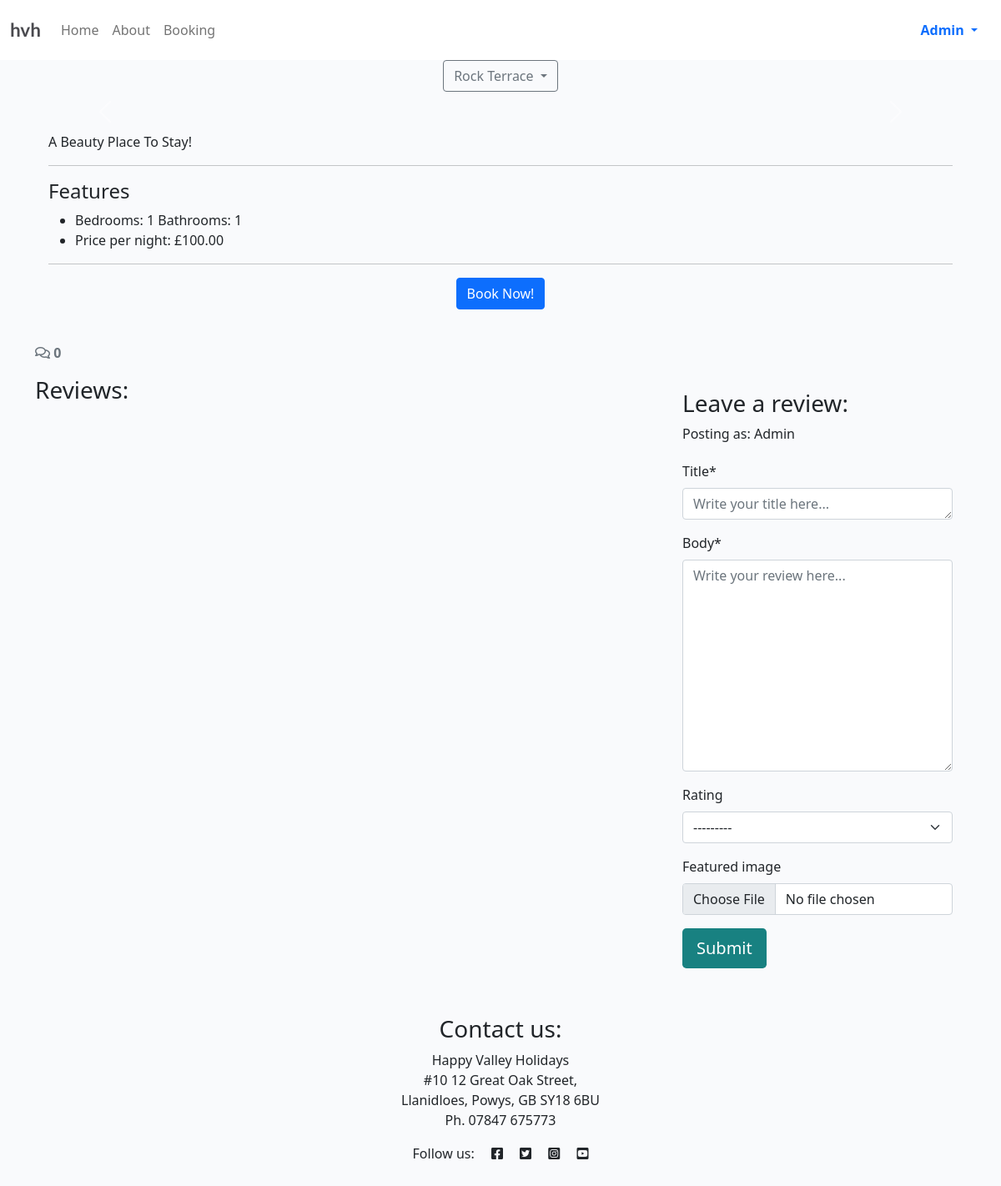
Screenshot of /rock-terrace/ (signed in) with the database file from the repository.
### cottages/models.py (models this page shows, shortened)
class Cottage(models.Model):
    cottage_id = models.CharField(
        primary_key=True,
        max_length=20,
        unique=True,
        blank=False,
        null=False,
    )
    featured_image = models.ImageField(
        upload_to='cottages/featured',
        blank=True,
        null=True,
        default='placeholder'
    )
    description = models.CharField(
        max_length=400,
        blank=True,
        null=True,
        default="Untitled Cottage"
    )
    slug = models.SlugField(max_length=200, blank=True)
    bedrooms = models.IntegerField()
    bathrooms = models.IntegerField()
    max_guests = models.IntegerField()
    price_per_night = models.DecimalField(max_digits=10, decimal_places=2)
    @property
    def pretty_name(self):
        return self.slug.replace('-', ' ').title()

### cottages/views.py (the view)
# urls.py: path('<slug:slug>/', cottage_detail, name='cottage_detail'),
def cottage_detail(request, slug):
    cottage = get_object_or_404(Cottage, slug=slug)
    images = cottage.images.all().order_by('image')
    cottages = Cottage.objects.all()
    reviews_qs = cottage.reviews.filter(
        approved=True
    ).order_by("-created_on")
    review_count = reviews_qs.count()
    paginator = Paginator(reviews_qs, 1)
    page = request.GET.get("page")
    page_obj = paginator.get_page(page)
    if request.method == "POST":
        review_form = ReviewForm(data=request.POST, files=request.FILES)
        if review_form.is_valid():
            review = review_form.save(
                commit=False
            )
            review.guest = request.user
            review.cottage = cottage
            review.save()
    else:
        review_form = ReviewForm()
    context = {
        'cottage': cottage,
        'cottages': cottages,
        'images': images,
        'reviews': page_obj,
        'page_obj': page_obj,
        'is_paginated': page_obj.has_other_pages(),
        'review_count': review_count,
        'review_form': review_form,
    }
    return render(request, 'cottages/cottage_detail.html', context)

### cottages/forms.py
class ReviewForm(forms.ModelForm):
    class Meta:
        model = Review
        fields = ('title', 'body', 'rating', 'featured_image')
        widgets = {
            'title': forms.Textarea(attrs={
                'placeholder': 'Write your title here...',
                'rows': 1,
                'class': 'form-control'
            }),
            'body': forms.Textarea(attrs={
                'placeholder': 'Write your review here...',
                'rows': 10,
                'class': 'form-control'
            })
        }

### cottages/templates/cottages/cottage_detail.html (shortened to what this page needs)
{% extends 'base.html' %}
{% load static %}
{% load crispy_forms_tags %}
{% block content %}
<div class="container">
    <div class="d-flex justify-content-center mb-4">
      <div class="dropdown">
        <button class="btn btn-outline-secondary dropdown-toggle" type="button" id="cottageDropdown"
            data-bs-toggle="dropdown" aria-expanded="false">
            {{ cottage.pretty_name }}
        </button>
      </div>
    </div>
    <div class="card mb-4">
        <div id="cottageCarousel" class="carousel slide" data-bs-ride="carousel">
          <button class="carousel-control-prev" type="button" data-bs-target="#cottageCarousel" data-bs-slide="prev">
            <span class="carousel-control-prev-icon" aria-hidden="true"></span>
          </button>
          <button class="carousel-control-next" type="button" data-bs-target="#cottageCarousel" data-bs-slide="next">
            <span class="carousel-control-next-icon" aria-hidden="true"></span>
          </button>
        </div>
        <div class="card-body">
            <p class="card-text">{{ cottage.description }}</p>
            <hr>
            <h4 id="features">Features</h4>
            <ul>
                {% if cottage.bedrooms %}<li>Bedrooms: {{ cottage.bedrooms }} Bathrooms: {{ cottage.bathrooms }}</li>{% endif %}
                {% if cottage.price_per_night %}<li>Price per night: £{{ cottage.price_per_night }}</li>{% endif %}
            </ul>
            <hr>
            <div class="text-center">
                  <a href="{% url 'reservation_new' %}?cottage={{ cottage.id }}" class="btn btn-primary">
                    Book Now!
                  </a>
            </div>
        </div>
    </div>
</div>
<div class="container">
  <div class="row">
    <div class="col-12">
      <strong class="text-secondary">
        <i class="far fa-comments"></i> {{ review_count }}
      </strong>
    </div>
  </div>
  <div class="row">
    <div id="reviews-section" class="col-md-8 card mb-4  mt-3 ">
      <h3>Reviews:</h3>
      <div class="card-body">
      </div>
    </div>
    <div class="col-md-4 card mb-4 mt-3">
      <div class="card-body">
        {% if user.is_authenticated %}
          <h3>Leave a review:</h3>
          <p>Posting as: {{ user.username }}</p>
          <form id="reviewForm"
            method="post"
            enctype="multipart/form-data"
            data-slug="{{ cottage.slug }}"
            style="margin-top: 1.3em;">
            {{ review_form | crispy }}
            <button id="submitButton" type="submit"
              class="btn btn-signup btn-lg">Submit</button>
          </form>
        {% else %}
          <p>Log in to leave a review</p>
        {% endif %}
      </div>
    </div>
  </div>
</div>
{% endblock content %}

### templates/base.html (shortened to what this page needs)
{% load static %}
{% url 'home' as home_url %}
{% url 'about' as about_url %}
{% url 'account_login' as login_url %}
{% url 'account_signup' as signup_url %}
{% url 'account_logout' as logout_url %}
<!DOCTYPE html>
<html class="h-100" lang="en">
<head>
    <link rel="stylesheet" href="https://cdnjs.cloudflare.com/ajax/libs/font-awesome/5.15.3/css/all.min.css">
    <link href="https://cdn.jsdelivr.net/npm/bootstrap@5.0.1/dist/css/bootstrap.min.css" rel="stylesheet"
>
    <link rel="stylesheet" href="{% static 'css/style.css' %}">
</head>
<body class="d-flex flex-column h-100 main-bg">
    <nav class="navbar navbar-expand-lg navbar-light bg-white">
        <div class="container-fluid">
            <a class="navbar-brand" href="{% url 'home' %}"><span class="brand">hvh</span></a>
            <div class="collapse navbar-collapse" id="navbarText">
                <ul class="navbar-nav me-auto mb-2 mb-lg-0">
                    <li class="nav-item">
                        <a class="nav-link {% if request.path == home_url %}active{% endif %}" aria-current="page"
                            href="{% url 'home' %}">Home</a>
                    </li>
                    <li class="nav-item">
                        <a
                            class="nav-link
                            {% if request.path == about_url %}active{%endif%}"
                            aria-current="page"
                            href="{% url 'about' %}"
                            >About</a
                        >
                    </li>
                    {% if user.is_authenticated %}
                        <li class="nav-item">
                            <a class="nav-link" href="{% url 'bookings:reservation_new' %}">Booking</a>
                        </li>
                    {% endif %}
                </ul>
                <span class="navbar-text text-muted">
                    {% if user.is_authenticated %}
                        <div class="nav-item dropdown">
                            <a class="nav-link dropdown-toggle text-primary" href="#" id="userDropdown" role="button" data-bs-toggle="dropdown" aria-expanded="false">
                                <strong>{{ user.get_username }}</strong>
                            </a>
                        </div>
                    {% else %}
                        <a class="nav-link {% if request.path == login_url %}active{% endif %}" aria-current="page" href="{% url 'account_login' %}"><strong class="text-primary">Login/Sign Up</strong></a>
                    {% endif %}
                </span>
            </div>
        </div>
    </nav>
    <div aria-live="polite" aria-atomic="true" class="position-fixed top-0 end-0 p-3" style="z-index: 1055;">
    </div>
    <main class="flex-shrink-0 main-bg">
    {% block content %}{% endblock content %}
</main>
<footer class="footer mt-auto py-3 white-bg">
  <h3 class="text-center">Contact us:</h3>
  <address class="text-center">
    Happy Valley Holidays<br />
    #10 12 Great Oak Street,<br />
    Llanidloes, Powys, GB SY18 6BU<br />
    Ph. 07847 675773
  </address>
  <p class="text-center">
    Follow us:
    <i class="fab fa-facebook-square ms-3"></i>
    <i class="fab fa-twitter-square ms-3"></i>
    <i class="fab fa-instagram-square ms-3"></i>
    <i class="fab fa-youtube-square ms-3"></i>
  </p>
</footer>
    <link rel="stylesheet"
          href="https://cdn.jsdelivr.net/npm/flatpickr/dist/flatpickr.min.css">
</body>
</html>

### static/css/style.css (style rules this page uses)
body { background-color: #F9FAFC; }
.brand { font-family: Lato, sans-serif; font-size: 1.4rem; font-weight: 700; color: #4A4A4F; }
.main-bg { background-color: #F9FAFC; }
.card { border: none; background-color: transparent; }
.btn-signup, .btn-edit { background-color: #188181; color: #fff; }
html { scroll-behavior: smooth; }

### templates/base.html (style rules this page uses)
html { scroll-behavior: smooth; }

### rows the page displays
Cottage: pretty_name "Rock Terrace", description "A Beauty Place To Stay!", bedrooms "1", bathrooms "1", price_per_night "100.00"

### other values shown
{{ user.get_username }} "Admin"
{{ review_count }} "0"
{{ user.username }} "Admin"
